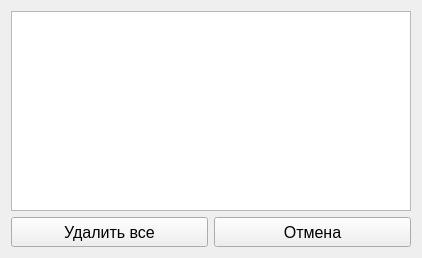
<?xml version="1.0" encoding="UTF-8"?>
<ui version="4.0">
 <class>Form</class>
 <widget class="QWidget" name="Form">
  <property name="geometry">
   <rect>
    <x>0</x>
    <y>0</y>
    <width>418</width>
    <height>254</height>
   </rect>
  </property>
  <property name="windowTitle">
   <string>Form</string>
  </property>
  <layout class="QGridLayout" name="gridLayout">
   <item row="1" column="0">
    <widget class="QPushButton" name="delallButton">
     <property name="minimumSize">
      <size>
       <width>75</width>
       <height>30</height>
      </size>
     </property>
     <property name="font">
      <font>
       <pointsize>12</pointsize>
      </font>
     </property>
     <property name="text">
      <string>Удалить все</string>
     </property>
    </widget>
   </item>
   <item row="1" column="1">
    <widget class="QPushButton" name="cancelButton">
     <property name="minimumSize">
      <size>
       <width>75</width>
       <height>30</height>
      </size>
     </property>
     <property name="font">
      <font>
       <pointsize>12</pointsize>
      </font>
     </property>
     <property name="text">
      <string>Отмена</string>
     </property>
    </widget>
   </item>
   <item row="0" column="0" colspan="2">
    <widget class="QTextBrowser" name="textBrowser">
     <property name="minimumSize">
      <size>
       <width>400</width>
       <height>200</height>
      </size>
     </property>
     <property name="font">
      <font>
       <family>Consolas</family>
      </font>
     </property>
    </widget>
   </item>
  </layout>
 </widget>
 <resources/>
 <connections/>
</ui>
